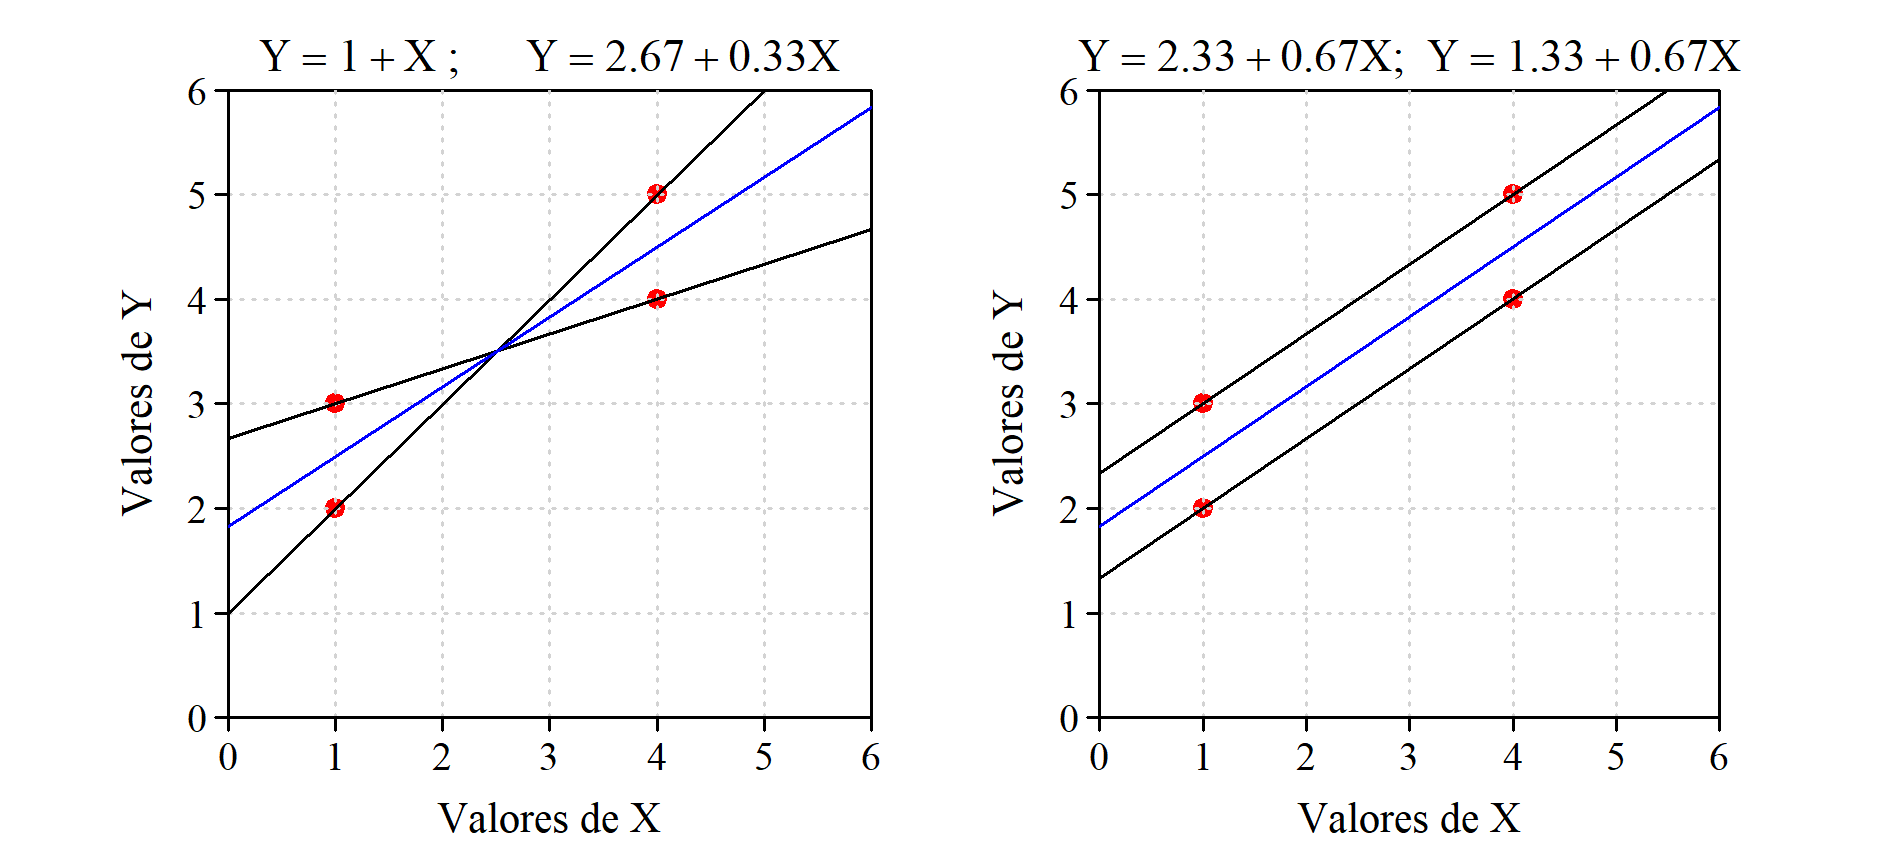

Here is the R script that generated this plot:
library(latex2exp)

x = c(1, 1, 4, 4)
y = c(2, 3, 4, 5)
out = lm(y~x)

t=0.8
png(file="050_residuosValorAbsoluto.png",width=1900, height=850, res = 300)

par(mfrow = c(1, 2), mar = c(2.2, 3.8, 1.5, 1.3), family = "serif")
plot(x, y, xlim = c(0, 6), ylim = c(0, 6), xlab="", ylab="", pch = 19, col = "red", 
     cex = t, xaxt = "n", yaxt = "n", xaxs="i", yaxs="i")
grid(6, 6)

axis(side=1, padj=-2, tck=-0.02, at=seq(0, 6, 1), cex.axis = t)
axis(side=2, hadj=-1, tck=-0.02, at=seq(0, 6, 1), cex.axis = t, las = 1)

mtext('Valores de X', side=1, line=1.1, cex=t+0.05, las=1, family = "serif")
mtext('Valores de Y', side=2, line=1.1, cex=t+0.05, las=0, family = "serif")
text(3, 6.3, TeX("$Y = 1 + X\\, ;  \\; \\; \\;  Y = 2.67 + 0.33X$"), cex =t+0.1, xpd = NA)

abline(1, 1)
abline(2.6666667, 0.3333333)
abline(out$coefficients[1], out$coefficients[2], col = "blue")

par(mar = c(2.2, 2.5, 1.5, 3)) # suma 5.5
plot(x, y, xlim = c(0, 6), ylim = c(0, 6), xlab="", ylab="", pch = 19, col = "red", 
     cex = t, xaxt = "n", yaxt = "n", xaxs="i", yaxs="i")
grid(6, 6)

axis(side=1, padj=-2, tck=-0.02, at=seq(0, 6, 1), cex.axis = t)
axis(side=2, hadj=-1, tck=-0.02, at=seq(0, 6, 1), cex.axis = t, las = 1)

mtext('Valores de X', side=1, line=1.1, cex=t+0.05, las=1, family = "serif")
mtext('Valores de Y', side=2, line=1.1, cex=t+0.05, las=0, family = "serif")
text(3, 6.3, TeX("$Y = 2.33 + 0.67X;  \\;    Y = 1.33 + 0.67X$"), cex = t+0.1, xpd = NA)

abline(2.333333, 0.666667)
abline(1.333333, 0.666667)
abline(out$coefficients[1], out$coefficients[2], col = "blue")

dev.off()
